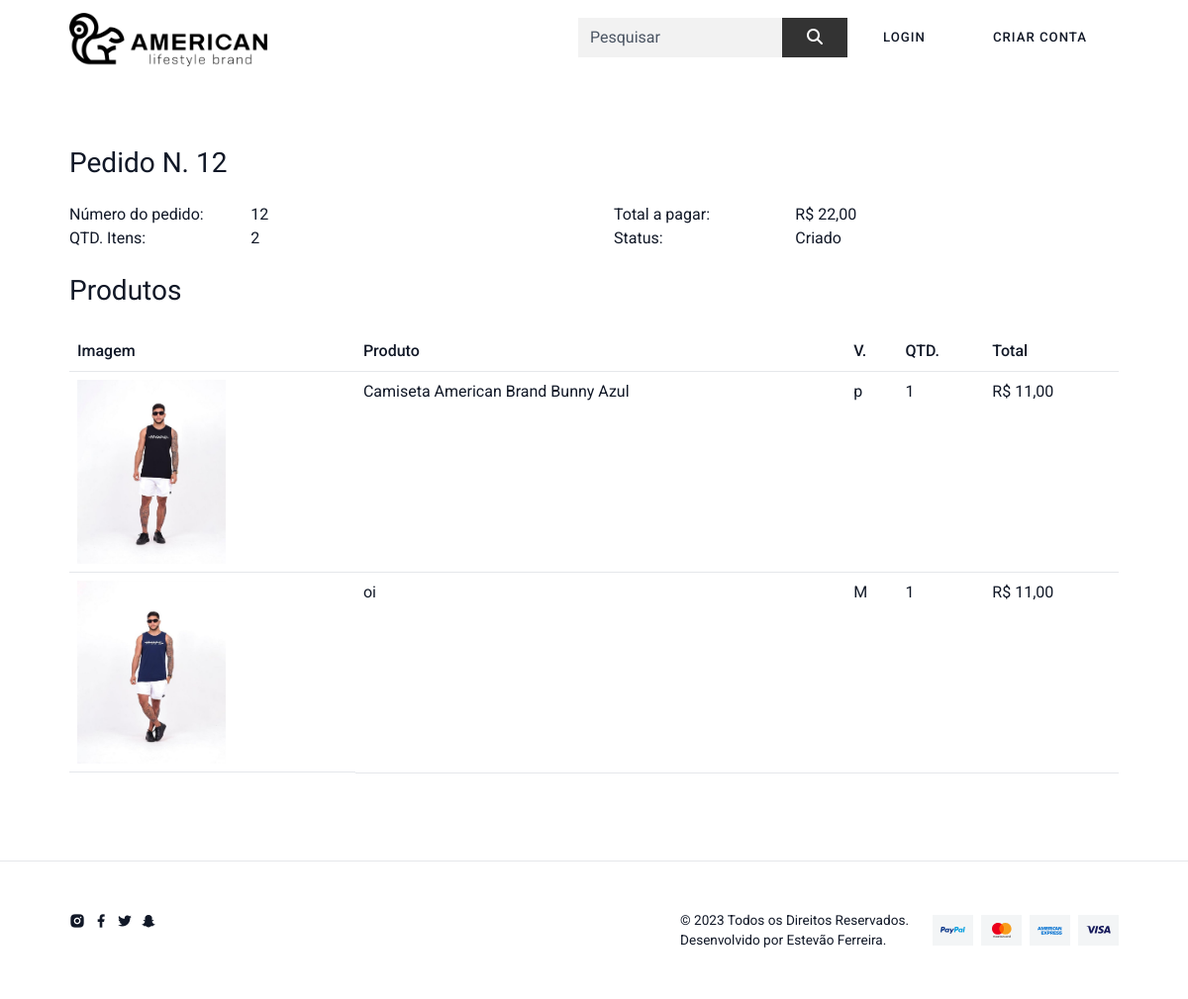
Page /pedido/detalhe_admin/12 on the committed database.
### pedido/models.py (models this page shows, shortened)
class Pedido(models.Model):
    usuario = models.ForeignKey(User, on_delete=models.CASCADE)
    total = models.FloatField()
    qtd_total = models.PositiveIntegerField()
    status = models.CharField(
        default="C",
        max_length=1,
        choices=(
            ('C', 'Criado'),
            ('A', 'Aprovado'),
        )
    )
    data = models.DateField(default=timezone.now,
                            verbose_name='Data do pedido')
    pagamento = models.CharField(
        default="C",
        max_length=1,
        choices=(
            ('C', 'Cartão'),
            ('D', 'Dinheiro'),
        )
    )
    vendedor = models.ForeignKey(
        Vendedor, on_delete=models.CASCADE, blank=True, null=True)
    def __str__(self):
        return f'Pedido N. {self.pk}'

class ItemPedido(models.Model):
    pedido = models.ForeignKey(Pedido, on_delete=models.CASCADE)
    produto = models.CharField(max_length=255)
    produto_id = models.PositiveIntegerField()
    variacao = models.CharField(max_length=255)
    variacao_id = models.PositiveIntegerField()
    preco = models.FloatField()
    preco_promocional = models.FloatField(default=0)
    quantidade = models.PositiveIntegerField()
    imagem = models.CharField(max_length=2000)
    class Meta:
        verbose_name = 'Item do pedido'
        verbose_name_plural = 'Itens do pedido'

### pedido/views.py (the view)
# urls.py: path('detalhe_admin/<int:pk>',
def detalhe_admin(request, pk):
    pedido = get_object_or_404(Pedido, pk=pk)
    if request.method == 'POST':
        pedido.status = request.POST['status']
        pedido.save()
    return render(request, 'pedido/detalhe_admin.html', {'pedido': pedido})

### produto/templatetags/omfilters.py (called while the page is built)
@register.filter
def formata_preco(val):
    return utils.formata_preco(val)

### utils/utils.py (called while the page is built)
def formata_preco(val):
    return f'R$ {val:.2f}'.replace('.', ',')

### pedido/templates/pedido/detalhe_admin.html (shortened to what this page needs)
{% extends 'base.html' %}
{% load omfilters %}
{% load static %}
{% block conteudo %}
{% include 'parciais/_pedido_admin.html' %}
{% endblock %}

### templates/parciais/_pedido_admin.html (shortened to what this page needs)
{% load static %}
{% load omfilters %}
{% block conteudo %}
<section class="mt-0 ">
 <div class="container-fluid mt-5">
  <div class="row">
   <div class="col">
    <br>
    <h3>{{ pedido }}</h3>
    <div class="row mt-4">
     <div class="col-lg-2 font-weight-bold">Número do pedido:</div>
     <div class="col-lg-4">{{ pedido.id }}</div>
     <div class="col-lg-2 font-weight-bold">Total a pagar:</div>
     <div class="col-lg-4">{{ pedido.total|formata_preco }}</div>
     <div class="col-lg-2 font-weight-bold">QTD. Itens:</div>
     <div class="col-lg-4">{{ pedido.qtd_total }}</div>
     <div class="col-lg-2 font-weight-bold">Status:</div>
     <div class="col-lg-4">{{ pedido.get_status_display }}</div>
    </div>
    <div class="row mt-4">
     <div class="col">
      <h3>Produtos</h3>
     </div>
    </div>
    <div class="table-responsive mt-3">
     <table class="table">
      <tr>
       <th class="d-none d-lg-block">Imagem</th>
       <th>Produto</th>
       <th>V.</th>
       <th>QTD.</th>
       <th>Total</th>
      </tr>
      {% for linha in pedido.itempedido_set.all %}
      <tr>
       <td class="d-none d-lg-block">
        <img class="cart-img" src="{% get_media_prefix %}{{ linha.imagem }}" style="width: 150px;">
       </td>
       <td>{{ linha.produto }}</td>
       <td>{{ linha.variacao }}</td>
       <td>{{ linha.quantidade }}</td>
       <td>
        {% if linha.preco_promocional %}
        {{ linha.preco_promocional|formata_preco }}
        {% else %}
        {{ linha.preco|formata_preco }}
        {% endif %}
       </td>
      </tr>
      {% endfor %}
     </table>
    </div>
   </div>
  </div>
 </div>
</section>
{% endblock %}

### templates/static/css/libs.bundle.css (style rules this page uses)
:root { --swiper-theme-color:#007aff }
:root { --swiper-navigation-size:44px }

### rows in the picture
Pedido: id "Pedido N. 12", id "12", total "R$ 22,00", qtd_total "2", status "Criado"
ItemPedido: imagem (picture), produto "Camiseta American Brand Bunny Azul", variacao "p", quantidade "1", preco_promocional "R$ 11,00"
ItemPedido: imagem (picture), produto "oi", variacao "M", quantidade "1", preco_promocional "R$ 11,00"
